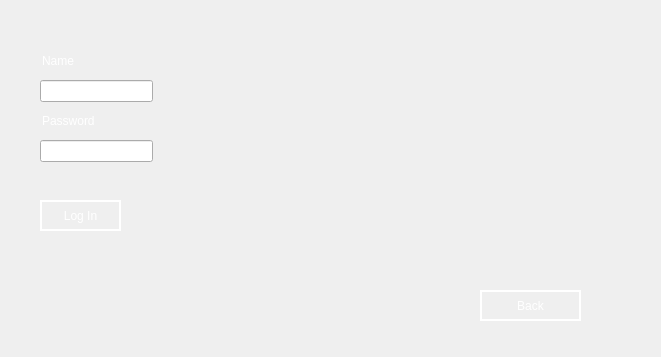
<?xml version="1.0" encoding="UTF-8"?>
<ui version="4.0">
 <class>SetDialog</class>
 <widget class="QDialog" name="SetDialog">
  <property name="geometry">
   <rect>
    <x>0</x>
    <y>0</y>
    <width>661</width>
    <height>357</height>
   </rect>
  </property>
  <property name="windowTitle">
   <string>Dialog</string>
  </property>
  <property name="styleSheet">
   <string notr="true"/>
  </property>
  <widget class="QPushButton" name="pushButton">
   <property name="geometry">
    <rect>
     <x>480</x>
     <y>290</y>
     <width>101</width>
     <height>31</height>
    </rect>
   </property>
   <property name="styleSheet">
    <string notr="true">QPushButton{
	border :2px solid white;
font: 700 10pt &quot;Segoe UI&quot;;
background-color:transparent;
color:white;
style-font:bold;
}</string>
   </property>
   <property name="text">
    <string>Back</string>
   </property>
  </widget>
  <widget class="QPushButton" name="pushButton_2">
   <property name="geometry">
    <rect>
     <x>40</x>
     <y>200</y>
     <width>81</width>
     <height>31</height>
    </rect>
   </property>
   <property name="styleSheet">
    <string notr="true">QPushButton{
	border :2px solid white;
font: 700 10pt &quot;Segoe UI&quot;;
background-color:transparent;
color:white;
style-font:bold;
}</string>
   </property>
   <property name="text">
    <string>Log In</string>
   </property>
  </widget>
  <widget class="QLineEdit" name="nameline">
   <property name="geometry">
    <rect>
     <x>40</x>
     <y>80</y>
     <width>113</width>
     <height>22</height>
    </rect>
   </property>
  </widget>
  <widget class="QLineEdit" name="passline">
   <property name="geometry">
    <rect>
     <x>40</x>
     <y>140</y>
     <width>113</width>
     <height>22</height>
    </rect>
   </property>
   <property name="echoMode">
    <enum>QLineEdit::Password</enum>
   </property>
  </widget>
  <widget class="QLineEdit" name="lineEdit_3">
   <property name="geometry">
    <rect>
     <x>40</x>
     <y>50</y>
     <width>113</width>
     <height>22</height>
    </rect>
   </property>
   <property name="styleSheet">
    <string notr="true">QLineEdit
{
    font: 700 11pt &quot;Segoe UI&quot;;
	border:0px;
	background-color:transparent;
	color:white;
}</string>
   </property>
   <property name="text">
    <string>Name</string>
   </property>
  </widget>
  <widget class="QLineEdit" name="lineEdit_4">
   <property name="geometry">
    <rect>
     <x>40</x>
     <y>110</y>
     <width>113</width>
     <height>22</height>
    </rect>
   </property>
   <property name="styleSheet">
    <string notr="true">QLineEdit
{
    font: 700 11pt &quot;Segoe UI&quot;;
	border:0px;
	background-color:transparent;
	color:white;
}</string>
   </property>
   <property name="text">
    <string>Password</string>
   </property>
  </widget>
  <widget class="QLineEdit" name="errorlogin">
   <property name="geometry">
    <rect>
     <x>40</x>
     <y>160</y>
     <width>161</width>
     <height>22</height>
    </rect>
   </property>
   <property name="styleSheet">
    <string notr="true">QLineEdit
{
	border:0px;
	background-color:transparent;
	color:red;
}</string>
   </property>
  </widget>
 </widget>
 <resources/>
 <connections/>
</ui>
